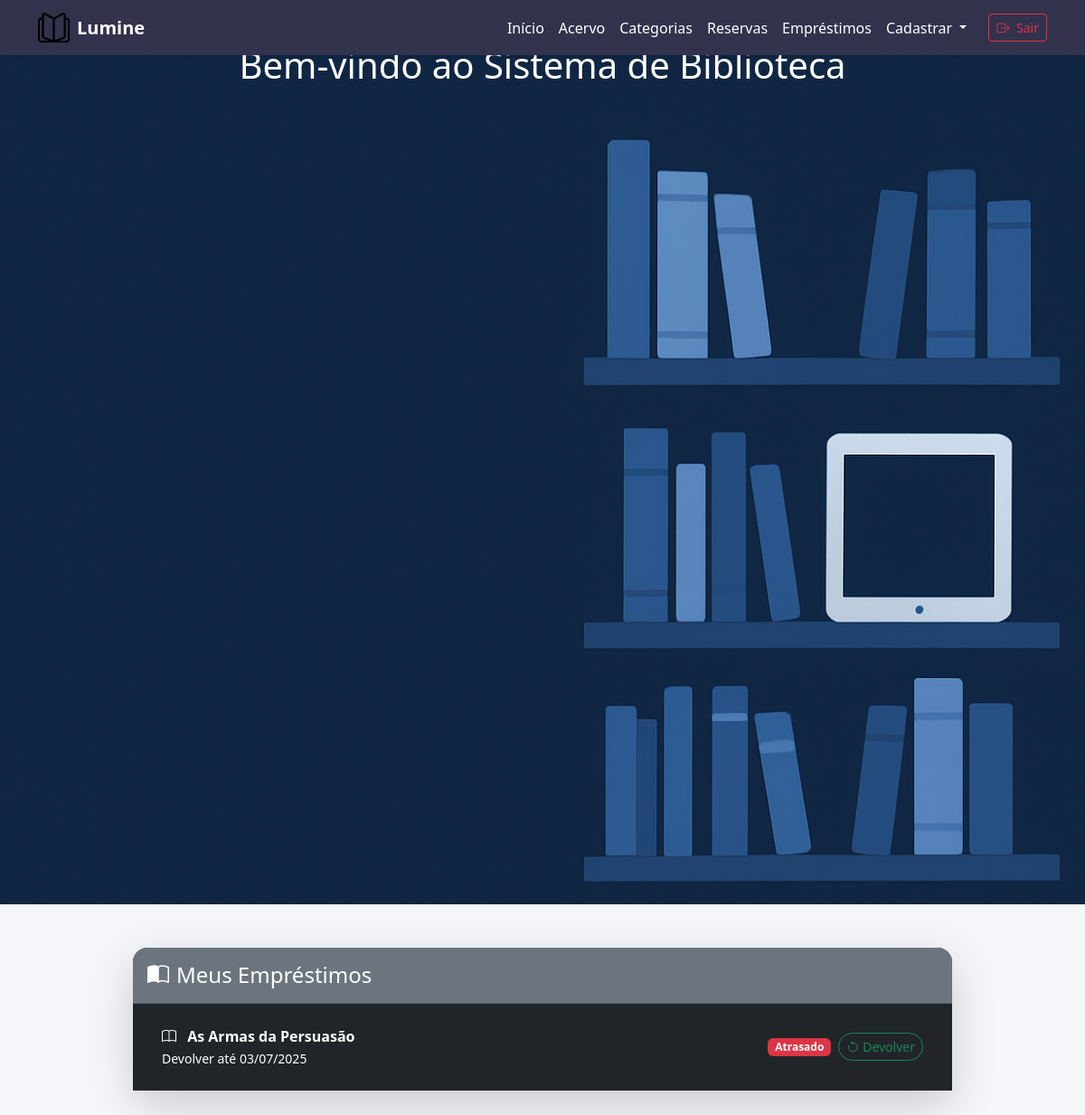
The app's page /emprestimos/ (signed in) with its own data.
### biblioteca/models.py (models this page shows, shortened)
class Emprestimo(models.Model):
    livro = models.ForeignKey(Livro, on_delete=models.CASCADE)
    usuario = models.ForeignKey(Usuario, on_delete=models.CASCADE)
    data_emprestimo = models.DateTimeField(auto_now_add=True)
    data_devolucao = models.DateTimeField()
    devolvido = models.BooleanField(default=False)
    @property
    def esta_atrasado(self):
        return not self.devolvido and self.data_devolucao < timezone.now()

class Livro(models.Model):
    GENEROS = [
        ('Ficção', 'Ficção'),
        ('Não Ficção', 'Não Ficção'),
        ('Infantil', 'Infantil'),
        ('Acadêmico', 'Acadêmico'),
    ]
    titulo = models.CharField(max_length=200, unique=True)
    genero = models.CharField(max_length=20, choices=GENEROS)
    quantidade = models.PositiveIntegerField(default=1)
    autores = models.ManyToManyField(Autor)
    capa = models.ImageField(upload_to='capas/', blank=True, null=True)
    data_cadastro = models.DateTimeField(auto_now_add=True)

### biblioteca/views.py (the view)
# urls.py: path('emprestimos/', EmprestimoListView.as_view(), name='emprestimo-lista'),
class EmprestimoListView(LoginRequiredMixin, generic.ListView):
    model = Emprestimo
    template_name = 'emprestimos/lista.html'
    context_object_name = 'emprestimos'
    def get_queryset(self):
        return Emprestimo.objects.filter(usuario=self.request.user, devolvido=False).select_related('livro')

### biblioteca/templates/emprestimos/lista.html (shortened to what this page needs)
{% extends 'base.html' %}
{% block content %}
<div class="container py-5">
    <div class="row justify-content-center mb-4">
        <div class="col-md-10">
            <div class="card bg-dark text-white shadow-lg border-0 rounded-4">
                <div class="card-header bg-secondary text-white rounded-top-4 py-3">
                    <h4 class="mb-0 d-flex align-items-center">
                        <i class="bi bi-book-half me-2 fs-4"></i> Meus Empréstimos
                    </h4>
                </div>
                <div class="card-body bg-dark">
                    {% if emprestimos %}
                        <ul class="list-group list-group-flush">
                            {% for emprestimo in emprestimos %}
                                <li class="list-group-item bg-dark text-white d-flex justify-content-between align-items-center border-secondary">
                                    <div>
                                        <i class="bi bi-book me-2"></i>
                                        <strong>{{ emprestimo.livro.titulo }}</strong><br>
                                        <small class="text-white">Devolver até {{ emprestimo.data_devolucao|date:"d/m/Y" }}</small>
                                    </div>
                                    <div class="d-flex align-items-center gap-2">
                                        {% if emprestimo.esta_atrasado %}
                                            <span class="badge bg-danger">Atrasado</span>
                                        {% endif %}
                                        <form method="post" action="{% url 'emprestimo-devolver' emprestimo.pk %}" class="m-0">
                                            <button type="submit" class="btn btn-outline-success btn-sm rounded-pill d-flex align-items-center gap-1">
                                                <i class="bi bi-arrow-counterclockwise"></i> Devolver
                                            </button>
                                        </form>
                                    </div>
                                </li>
                            {% endfor %}
                        </ul>
                    {% else %}
                        <div class="text-center text-muted py-3">
                            <i class="bi bi-info-circle me-2"></i> Nenhum empréstimo ativo.
                        </div>
                    {% endif %}
                </div>
            </div>
        </div>
    </div>
</div>
{% endblock %}

### biblioteca/templates/base.html (style rules this page uses)
body { background-color: #f5f6fa; }

### records on screen
Emprestimo: livro.titulo "As Armas da Persuasão", data_devolucao "03/07/2025", devolvido "Atrasado"
